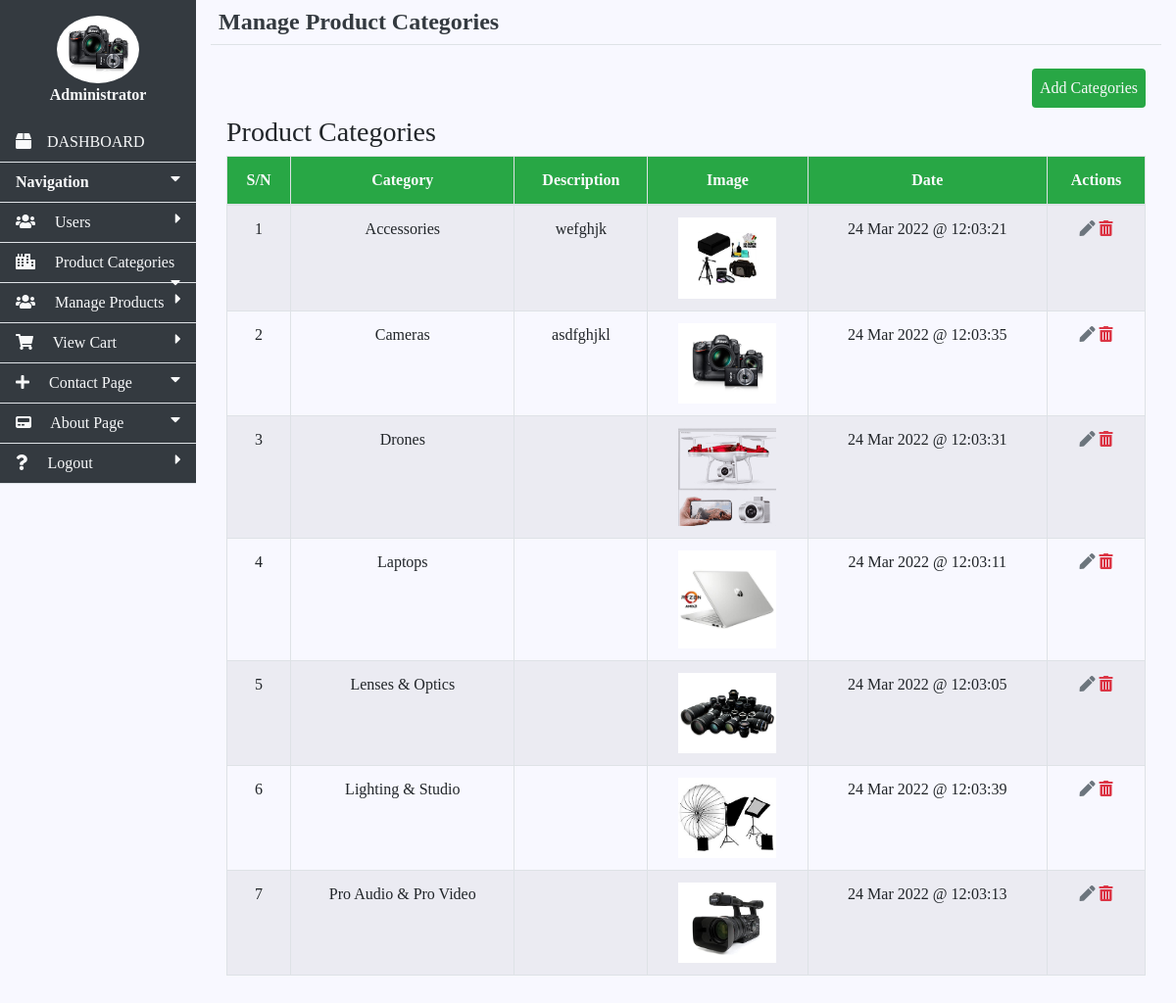
/admin/categories.php (signed in), run on the app's committed database.
### tables this page shows
CREATE TABLE `categories` (
  `id` int(11) NOT NULL,
  `category` varchar(255) NOT NULL,
  `image` varchar(255) NOT NULL,
  `description` text NOT NULL,
  `date` varchar(255) NOT NULL
);

### admin/categories.php (the view, shortened to what this page needs)
<!DOCTYPE html>
<html>
<head>
	<?php include 'inc/link.php'; ?>
</head>
<body>
	<div class="row mx-0">
		<?php include 'inc/sidebar.php'; ?>
		<div class="col-md-10">
			<h4 class="border-bottom p-2 font-weight-bold text-dark">Manage Product Categories</h4>
<div class="p-3">
	<a href="javascript:void(0)" id="click" class="float-right p-2 text-light text-decoration-none  rounded bg-success">Add Categories</a>
	<div class="clearfix"></div>
     <h3 class="mt-2">Product Categories</h3>
		<table class="col-md-12 table-striped table table-bordered text-center">
		<thead class="bg-success text-light">
			<tr>
			<th>S/N</th>
			<th>Category</th>
			<th>Description</th>
			<th>Image</th>
			<th>Date</th>
			<th>Actions</th>
			</tr>
	</thead>
	<tbody>
	<?php
		$number = 1;
		$sql = "SELECT * FROM categories ORDER BY category ASC";
		$query = mysqli_query($connect, $sql);
		while ($row = mysqli_fetch_array($query)) {
		$category = $row['category'];
		$description = $row['description'];
		$date = $row['date'];
		$id = $row['id'];
		?>
		<tr>
			<td><?php echo $number++; ?></td>
			<td><?php echo $category; ?></td>
			<td class="text-truncate"><?php echo $description; ?></td>
			<td>
				<img src="../cat_img/<?php echo $row['image']; ?>" style="width: 100px;">
			</td>
			<td><?php echo $date; ?></td>
			<td>
				<a href="editcategory.php?id=<?php echo md5($id); ?>&&category=<?php echo $category; ?>" class="text-secondary fas fa-pen"></a>
				<a class="fas fa-trash-alt text-danger" title="Delete" onclick="location.href='delete.php?del_trash=<?php echo md5($id); ?>'" href="javascript:void(0)"></a>
			</td>
		</tr>
		<?php } ?>
	</tbody>
</table>
	</div>
</div>
</div>
</body>
</html>

### admin/inc/link.php (shortened to what this page needs)
<link rel="stylesheet" type="text/css" href="../bootstrap/css/bootstrap.min.css">
 <link rel="stylesheet" type="text/css" href="../font/css/all.min.css">
 <link rel="stylesheet" type="text/css" href="../css/styles.css">

### admin/inc/sidebar.php (shortened to what this page needs)
<div class="col-md-2 bg-dark h-100 p-0 " style="overflow-y: auto;">
	<div class="nav-link p-3 text-center">
		<img src="../images/cameras.png" class="w-50 round" style="border-radius: 50%"><br>
		<b class="text-light">Administrator</b>
	</div>
	<a  href="index.php"  class="nav-link border-bottom text-light" title="Dashboard">
		<b class="fas fa-box text-light mr-3"></b>DASHBOARD
	</a>
	<div class="nav-link border-bottom text-light font-weight-bold">
	Navigation
		<b class="fas fa-caret-down text-light float-right"></b>
</div>
	<a href="users.php" class="nav-link border-bottom text-light" title="Members">
	<b class="fas fa-users mr-3"></b>
	Users
	<b class="fas fa-caret-right float-right"></b>
</a>
<a href="categories.php" class="nav-link border-bottom text-light posts" title="Jobs">
		<b class="fas fa-city mr-3"></b>
			Product Categories
		<b class="fas fa-caret-down text-light float-right"></b>
	</a>
	<a href="products.php" class="nav-link border-bottom text-light" title="Manage Terms">
		<b class="fas fa-users mr-3"></b>
			Manage Products
		<b class="fas fa-caret-right text-light float-right"></b>
	</a>
	 <a href="cart.php" class="nav-link border-bottom text-light" title="View Cart">
		<b class="fas fa-shopping-cart mr-3"></b>
			View Cart
		<b class="fas fa-caret-right text-light float-right"></b>
	</a>
	<a href="contact.php" class="nav-link comment  border-bottom text-light" title="Manage Contact Page">
		<b class="fas fa-plus mr-3"></b>
			Contact Page
		<b class="fas fa-caret-down text-light float-right"></b>
	</a>
<a href="about.php" title="Manage About us page" class="nav-link border-bottom text-light page">
	<b class="fas fa-pager mr-3"></b>
	About Page
	<b class="fas fa-caret-down float-right"></b>
</a>
	<a href="logout.php" class="nav-link border-bottom text-light" title="Logout">
		<b class="fas fa-question mr-3"></b>
			Logout
		<b class="fas fa-caret-right text-light float-right"></b>
	</a>
</div>

### css/styles.css (style rules this page uses)
* { font-family: calibri; scroll-behavior: smooth; }
body { background-color: ghostwhite; }

### data on the page
categories: category "Accessories", description "wefghjk", image (picture), date "24 Mar 2022 @ 12:03:21"
categories: category "Cameras", description "asdfghjkl", image (picture), date "24 Mar 2022 @ 12:03:35"
categories: category "Drones", image (picture), date "24 Mar 2022 @ 12:03:31"
categories: category "Laptops", image (picture), date "24 Mar 2022 @ 12:03:11"
categories: category "Lenses & Optics", image (picture), date "24 Mar 2022 @ 12:03:05"
categories: category "Lighting & Studio", image (picture), date "24 Mar 2022 @ 12:03:39"
categories: category "Pro Audio & Pro Video", image (picture), date "24 Mar 2022 @ 12:03:13"
